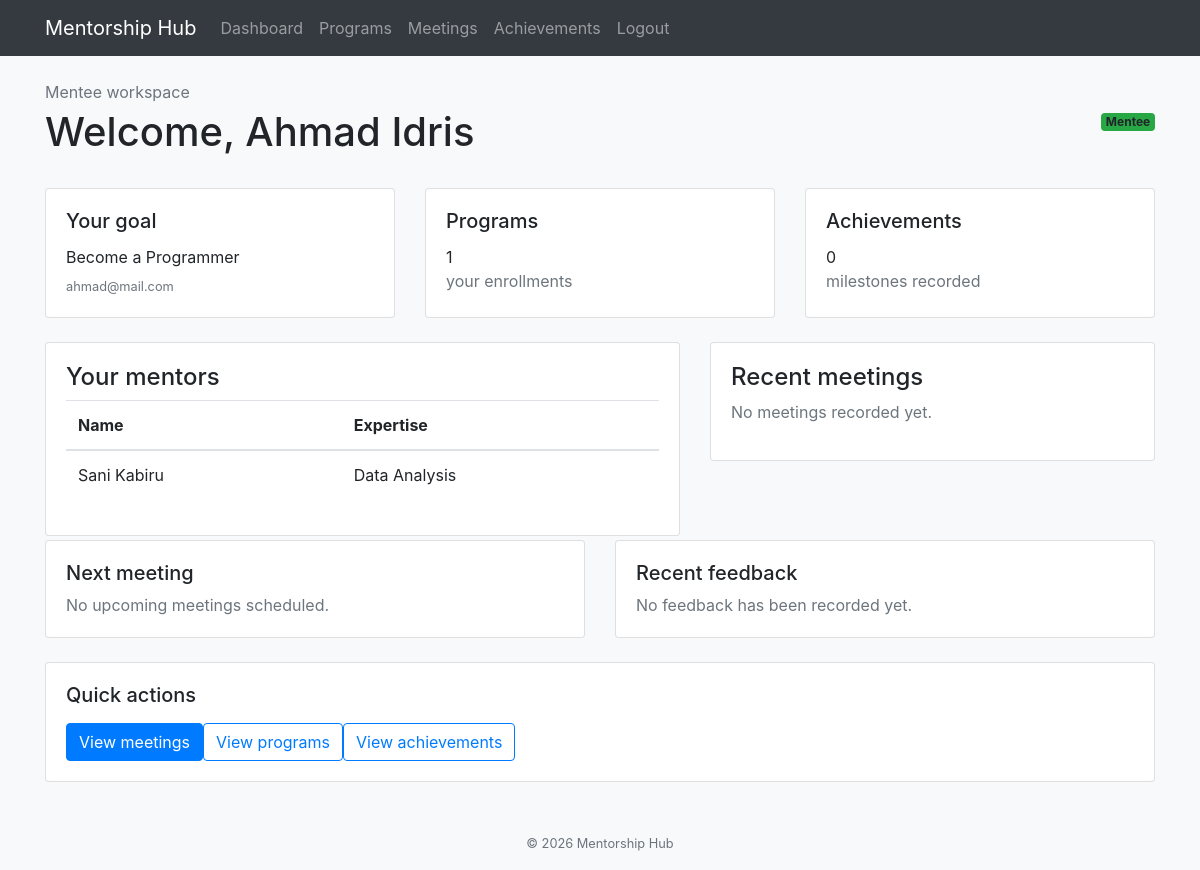
/dashboard (signed in), run on the app's committed database.
### tables this page shows
CREATE TABLE Mentee (
    MenteeID INTEGER PRIMARY KEY AUTOINCREMENT,
    Name TEXT,
    Email TEXT,
    Goal TEXT,
    JoinedAt TEXT DEFAULT CURRENT_TIMESTAMP
);

CREATE TABLE Mentor (
    MentorID INTEGER PRIMARY KEY AUTOINCREMENT,
    Name TEXT,
    Email TEXT,
    Expertise TEXT,
    JoinedAt TEXT DEFAULT CURRENT_TIMESTAMP
);

### app.py (the view)
@app.route('/dashboard')
def dashboard():
    if 'user_name' not in session:
        return redirect(url_for('login'))
    conn = sqlite3.connect(DB_PATH)
    cursor = conn.cursor()
    if session['user_type'] == 'Mentor':
        cursor.execute('SELECT Name, Email, Expertise FROM Mentor WHERE MentorID = ?', (session['person_id'],))
        profile = cursor.fetchone()
        cursor.execute('''
            SELECT DISTINCT Program.ProgramName, Program.StartDate, Program.EndDate
            FROM Program
            INNER JOIN Match ON Program.ProgramID = Match.ProgramID
            WHERE Match.MentorID = ?
            ORDER BY Program.StartDate ''', (session['person_id'], )
            )
        programs = cursor.fetchall()
        cursor.execute('''
            SELECT DISTINCT Mentee.Name, Mentee.Goal
            FROM Mentee
            INNER JOIN Match ON Mentee.MenteeID = Match.MenteeID
            WHERE Match.MentorID = ?
            ORDER BY Mentee.Name
        ''', (session['person_id'],))
        mentees = cursor.fetchall()
        cursor.execute('''
            SELECT Meeting.MeetingDate, Mentee.Name, Meeting.Notes
            FROM Meeting
            INNER JOIN Match ON Meeting.MatchID = Match.MatchID
            INNER JOIN Mentee ON Match.MenteeID = Mentee.MenteeID
            WHERE Match.MentorID = ?
            ORDER BY Meeting.MeetingDate DESC
        ''', (session['person_id'],))
        meetings = cursor.fetchall()
        template = 'mentor_dashboard.html'
    else:
        cursor.execute('SELECT Name, Email, Goal FROM Mentee WHERE MenteeID = ?', (session['person_id'],))
        profile = cursor.fetchone()
        cursor.execute('''
            SELECT DISTINCT Program.ProgramName, Program.StartDate, Program.EndDate
            FROM Program
            INNER JOIN Match ON Program.ProgramID = Match.ProgramID
            WHERE Match.MenteeID = ?
            ORDER BY Program.StartDate
        ''', (session['person_id'],))
        programs = cursor.fetchall()
        cursor.execute('''
            SELECT DISTINCT Mentor.Name, Mentor.Expertise
            FROM Mentor
            INNER JOIN Match ON Mentor.MentorID = Match.MentorID
            WHERE Match.MenteeID = ?
            ORDER BY Mentor.Name
        ''', (session['person_id'],))
        mentors = cursor.fetchall()
        cursor.execute('''
            SELECT Meeting.MeetingDate, Mentor.Name, Meeting.Notes
            FROM Meeting
            INNER JOIN Match ON Meeting.MatchID = Match.MatchID
            INNER JOIN Mentor ON Match.MentorID = Mentor.MentorID
            WHERE Match.MenteeID = ?
            ORDER BY Meeting.MeetingDate DESC
        ''', (session['person_id'],))
        meetings = cursor.fetchall()
        cursor.execute('''
            SELECT Meeting.MeetingDate, Mentor.Name, Meeting.Notes
            FROM Meeting
            INNER JOIN Match ON Meeting.MatchID = Match.MatchID
            INNER JOIN Mentor ON Match.MentorID = Mentor.MentorID
            WHERE Match.MenteeID = ? AND Meeting.MeetingDate >= date('now')
            ORDER BY Meeting.MeetingDate ASC
            LIMIT 1
        ''', (session['person_id'],))
        next_meeting = cursor.fetchone()
        cursor.execute('''
            SELECT AVG(Feedback.Rating), COUNT(Feedback.FeedbackID)
            FROM Feedback
            INNER JOIN Meeting ON Feedback.MeetingID = Meeting.MeetingID
            INNER JOIN Match ON Meeting.MatchID = Match.MatchID
            WHERE Match.MenteeID = ?
        ''', (session['person_id'],))
        feedback_summary = cursor.fetchone()
        cursor.execute('''
            SELECT AchievementType, Title, Organisation, AchievementDate
            FROM Achievement
            WHERE MenteeID = ?
            ORDER BY AchievementDate DESC
        ''', (session['person_id'],))
        achievements = cursor.fetchall()
        template = 'mentee_dashboard.html'
    conn.close()
    dashboard_data = {
        'user_name': session['user_name'],
        'profile': profile,
        'programs': programs,
        'meetings': meetings,
    }
    if session['user_type'] == 'Mentor':
        dashboard_data['mentees'] = mentees
    else:
        dashboard_data['mentors'] = mentors
        dashboard_data['achievements'] = achievements
        dashboard_data['next_meeting'] = next_meeting
        dashboard_data['feedback_summary'] = feedback_summary
    return render_template(template, **dashboard_data)

### templates/mentee_dashboard.html (shortened to what this page needs)
{% extends "base.html" %}
{% block content %}
<div class="d-flex justify-content-between align-items-center mb-4">
    <div>
        <p class="text-muted mb-1">Mentee workspace</p>
        <h1>Welcome, {{ user_name }}</h1>
    </div>
    <span class="badge bg-success fs-6">Mentee</span>
</div>
<div class="row g-4 mb-4">
    <div class="col-md-4">
        <div class="card h-100 shadow-sm">
            <div class="card-body">
                <h5 class="card-title">Your goal</h5>{% if profile %}<p class="mb-1">{{ profile[2] or 'No goal set yet.'
                    }}</p><small class="text-muted">{{ profile[1] }}</small>{% else %}<p class="text-muted">Profile
                    details unavailable.</p>{% endif %}
            </div>
        </div>
    </div>
    <div class="col-md-4">
        <div class="card h-100 shadow-sm">
            <div class="card-body">
                <h5 class="card-title">Programs</h5>
                <p class="display-6 mb-0">{{ programs|length }}</p>
                <p class="text-muted mb-0">your enrollments</p>
            </div>
        </div>
    </div>
    <div class="col-md-4">
        <div class="card h-100 shadow-sm">
            <div class="card-body">
                <h5 class="card-title">Achievements</h5>
                <p class="display-6 mb-0">{{ achievements|length }}</p>
                <p class="text-muted mb-0">milestones recorded</p>
            </div>
        </div>
    </div>
</div>
<div class="row g-4">
    <div class="col-lg-7">
        <div class="card shadow-sm">
            <div class="card-body">
                <h2 class="h4">Your mentors</h2>
                {% if mentors %}<div class="table-responsive">
                    <table class="table align-middle">
                        <thead>
                            <tr>
                                <th>Name</th>
                                <th>Expertise</th>
                            </tr>
                        </thead>
                        <tbody>{% for mentor in mentors %}<tr>
                                <td>{{ mentor[0] }}</td>
                                <td>{{ mentor[1] or 'Not set' }}</td>
                            </tr>{% endfor %}</tbody>
                    </table>
                </div>{% else %}<p class="text-muted">No mentors are assigned yet.</p>{% endif %}
            </div>
        </div>
    </div>
    <div class="col-lg-5">
        <div class="card shadow-sm">
            <div class="card-body">
                <h2 class="h4">Recent meetings</h2>
                {% if meetings %}<ul class="list-group list-group-flush">{% for meeting in meetings[:5] %}<li
                        class="list-group-item px-0"><strong>{{ meeting[0] }}</strong> with {{ meeting[1] }}<br><small
                            class="text-muted">{{ meeting[2] or 'No notes added.' }}</small></li>{% endfor %}</ul>{%
                else %}<p class="text-muted">No meetings recorded yet.</p>{% endif %}
            </div>
        </div>
    </div>
</div>
<div class="row g-4 mt-1">
    <div class="col-md-6">
        <div class="card shadow-sm">
            <div class="card-body">
                <h2 class="h5">Next meeting</h2>{% if next_meeting %}<p class="mb-1"><strong>{{ next_meeting[0]
                        }}</strong> with {{ next_meeting[1] }}</p>
                <p class="text-muted mb-0">{{ next_meeting[2] or 'No notes added.' }}</p>{% else %}<p
                    class="text-muted mb-0">No upcoming meetings scheduled.</p>{% endif %}
            </div>
        </div>
    </div>
    <div class="col-md-6">
        <div class="card shadow-sm">
            <div class="card-body">
                <h2 class="h5">Recent feedback</h2>{% if feedback_summary and feedback_summary[1] %}<p class="mb-1">
                    <strong>&#9733; {{ '%.1f'|format(feedback_summary[0]) }} average</strong></p>
                <p class="text-muted mb-0">{{ feedback_summary[1] }} session{{ 's' if feedback_summary[1] != 1 else ''
                    }} rated</p>{% else %}<p class="text-muted mb-0">No feedback has been recorded yet.</p>{% endif %}
            </div>
        </div>
    </div>
</div>
<div class="card shadow-sm mt-4">
    <div class="card-body">
        <h2 class="h5 mb-3">Quick actions</h2>
        <div class="d-flex flex-wrap gap-3">
            <a class="btn btn-primary" href="{{ url_for('meetings') }}">View meetings</a>
            <a class="btn btn-outline-primary" href="{{ url_for('programs') }}">View programs</a>
            <a class="btn btn-outline-primary" href="{{ url_for('achievements') }}">View achievements</a>
        </div>
    </div>
</div>
{% endblock %}

### data on the page
Mentee: Name "Ahmad Idris", Goal "Become a Programmer", Email "ahmad@mail.com"
Mentor: Name "Sani Kabiru", Expertise "Data Analysis"

### other printed values
{{ programs|length }} "1"
{{ achievements|length }} "0"
